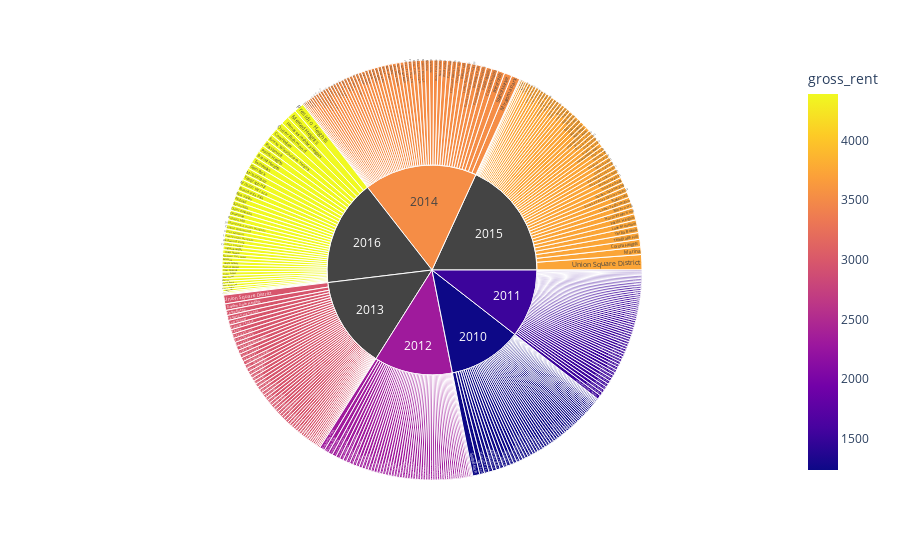

Write notebook code for a chart like this one.
### Code cell
housing_sunburst = px.sunburst(
    housing_per_year_andneighborhood,
    path=["year","neighborhood"],
    values="sale_price_sqr_foot",
    color="gross_rent")

housing_sunburst.show()

### Figure 1 — Plotly figure (JSON) as saved in the notebook; plotly's stock layout.template omitted (floating-point values rounded to 4 significant figures; data arrays with more than 128 entries replaced by an {"elided": "..."} marker saying what was removed)
{"data": [{"branchvalues": "total", "customdata": {"elided": "404x1 float values"}, "domain": {"x": [0, 1], "y": [0, 1]}, "hovertemplate": "labels=%{label}<br>sale_price_sqr_foot=%{value}<br>parent=%{parent}<br>id=%{id}<br>gross_rent=%{color}<extra></extra>", "ids": {"elided": "404 str values"}, "labels": {"elided": "404 str values"}, "marker": {"coloraxis": "coloraxis", "colors": {"elided": "404 float values"}}, "name": "", "parents": {"elided": "404 str values"}, "type": "sunburst", "values": {"elided": "404 float values"}}], "layout": {"autosize": true, "coloraxis": {"colorbar": {"title": {"text": "gross_rent"}}, "colorscale": [[0, "#0d0887"], [0.1111, "#46039f"], [0.2222, "#7201a8"], [0.3333, "#9c179e"], [0.4444, "#bd3786"], [0.5556, "#d8576b"], [0.6667, "#ed7953"], [0.7778, "#fb9f3a"], [0.8889, "#fdca26"], [1, "#f0f921"]]}, "legend": {"tracegroupgap": 0}, "margin": {"t": 60}}}
